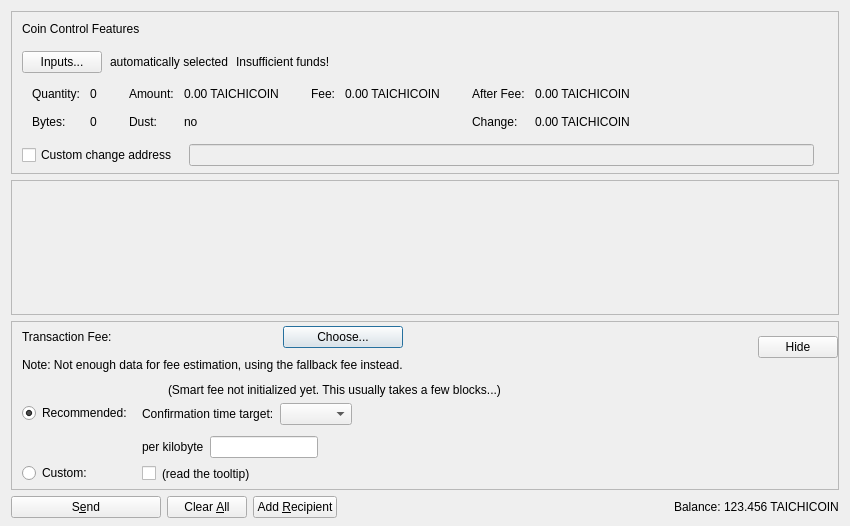
<?xml version="1.0" encoding="UTF-8"?>
<ui version="4.0">
 <class>SendCoinsDialog</class>
 <widget class="QDialog" name="SendCoinsDialog">
  <property name="geometry">
   <rect>
    <x>0</x>
    <y>0</y>
    <width>850</width>
    <height>526</height>
   </rect>
  </property>
  <property name="windowTitle">
   <string>Send Coins</string>
  </property>
  <layout class="QVBoxLayout" name="verticalLayout" stretch="0,1,0,0">
   <property name="bottomMargin">
    <number>8</number>
   </property>
   <item>
    <widget class="QFrame" name="frameCoinControl">
     <property name="sizePolicy">
      <sizepolicy hsizetype="Expanding" vsizetype="Expanding">
       <horstretch>0</horstretch>
       <verstretch>0</verstretch>
      </sizepolicy>
     </property>
     <property name="maximumSize">
      <size>
       <width>16777215</width>
       <height>16777215</height>
      </size>
     </property>
     <property name="frameShape">
      <enum>QFrame::StyledPanel</enum>
     </property>
     <property name="frameShadow">
      <enum>QFrame::Sunken</enum>
     </property>
     <layout class="QVBoxLayout" name="verticalLayoutCoinControl2">
      <property name="spacing">
       <number>0</number>
      </property>
      <property name="leftMargin">
       <number>0</number>
      </property>
      <property name="topMargin">
       <number>0</number>
      </property>
      <property name="rightMargin">
       <number>0</number>
      </property>
      <property name="bottomMargin">
       <number>6</number>
      </property>
      <item>
       <layout class="QVBoxLayout" name="verticalLayoutCoinControl" stretch="0,0,0,0,1">
        <property name="spacing">
         <number>0</number>
        </property>
        <property name="leftMargin">
         <number>10</number>
        </property>
        <property name="topMargin">
         <number>10</number>
        </property>
        <item>
         <layout class="QHBoxLayout" name="horizontalLayoutCoinControl1">
          <property name="bottomMargin">
           <number>15</number>
          </property>
          <item>
           <widget class="QLabel" name="labelCoinControlFeatures">
            <property name="sizePolicy">
             <sizepolicy hsizetype="Preferred" vsizetype="Maximum">
              <horstretch>0</horstretch>
              <verstretch>0</verstretch>
             </sizepolicy>
            </property>
            <property name="text">
             <string>Coin Control Features</string>
            </property>
           </widget>
          </item>
         </layout>
        </item>
        <item>
         <layout class="QHBoxLayout" name="horizontalLayoutCoinControl2" stretch="0,0,0,0">
          <property name="spacing">
           <number>8</number>
          </property>
          <property name="bottomMargin">
           <number>10</number>
          </property>
          <item>
           <widget class="QPushButton" name="pushButtonCoinControl">
            <property name="styleSheet">
             <string notr="true"/>
            </property>
            <property name="text">
             <string>Inputs...</string>
            </property>
            <property name="autoDefault">
             <bool>false</bool>
            </property>
           </widget>
          </item>
          <item>
           <widget class="QLabel" name="labelCoinControlAutomaticallySelected">
            <property name="text">
             <string>automatically selected</string>
            </property>
            <property name="margin">
             <number>5</number>
            </property>
           </widget>
          </item>
          <item>
           <widget class="QLabel" name="labelCoinControlInsuffFunds">
            <property name="text">
             <string>Insufficient funds!</string>
            </property>
            <property name="margin">
             <number>5</number>
            </property>
           </widget>
          </item>
          <item>
           <spacer name="horizontalSpacerCoinControl">
            <property name="orientation">
             <enum>Qt::Horizontal</enum>
            </property>
            <property name="sizeHint" stdset="0">
             <size>
              <width>40</width>
              <height>1</height>
             </size>
            </property>
           </spacer>
          </item>
         </layout>
        </item>
        <item>
         <widget class="QWidget" name="widgetCoinControl" native="true">
          <property name="sizePolicy">
           <sizepolicy hsizetype="Preferred" vsizetype="Preferred">
            <horstretch>0</horstretch>
            <verstretch>0</verstretch>
           </sizepolicy>
          </property>
          <property name="minimumSize">
           <size>
            <width>0</width>
            <height>0</height>
           </size>
          </property>
          <property name="styleSheet">
           <string notr="true"/>
          </property>
          <layout class="QHBoxLayout" name="horizontalLayoutCoinControl5">
           <property name="leftMargin">
            <number>0</number>
           </property>
           <property name="topMargin">
            <number>0</number>
           </property>
           <property name="rightMargin">
            <number>0</number>
           </property>
           <property name="bottomMargin">
            <number>0</number>
           </property>
           <item>
            <layout class="QHBoxLayout" name="horizontalLayoutCoinControl3" stretch="0,0,0,1">
             <property name="spacing">
              <number>20</number>
             </property>
             <property name="topMargin">
              <number>0</number>
             </property>
             <property name="bottomMargin">
              <number>10</number>
             </property>
             <item>
              <layout class="QFormLayout" name="formLayoutCoinControl1">
               <property name="horizontalSpacing">
                <number>10</number>
               </property>
               <property name="verticalSpacing">
                <number>14</number>
               </property>
               <property name="leftMargin">
                <number>10</number>
               </property>
               <property name="topMargin">
                <number>4</number>
               </property>
               <property name="rightMargin">
                <number>6</number>
               </property>
               <item row="0" column="0">
                <widget class="QLabel" name="labelCoinControlQuantityText">
                 <property name="text">
                  <string>Quantity:</string>
                 </property>
                 <property name="margin">
                  <number>0</number>
                 </property>
                </widget>
               </item>
               <item row="0" column="1">
                <widget class="QLabel" name="labelCoinControlQuantity">
                 <property name="cursor">
                  <cursorShape>IBeamCursor</cursorShape>
                 </property>
                 <property name="contextMenuPolicy">
                  <enum>Qt::ActionsContextMenu</enum>
                 </property>
                 <property name="text">
                  <string notr="true">0</string>
                 </property>
                 <property name="margin">
                  <number>0</number>
                 </property>
                 <property name="textInteractionFlags">
                  <set>Qt::LinksAccessibleByMouse|Qt::TextSelectableByKeyboard|Qt::TextSelectableByMouse</set>
                 </property>
                </widget>
               </item>
               <item row="1" column="0">
                <widget class="QLabel" name="labelCoinControlBytesText">
                 <property name="text">
                  <string>Bytes:</string>
                 </property>
                </widget>
               </item>
               <item row="1" column="1">
                <widget class="QLabel" name="labelCoinControlBytes">
                 <property name="cursor">
                  <cursorShape>IBeamCursor</cursorShape>
                 </property>
                 <property name="contextMenuPolicy">
                  <enum>Qt::ActionsContextMenu</enum>
                 </property>
                 <property name="text">
                  <string notr="true">0</string>
                 </property>
                 <property name="textInteractionFlags">
                  <set>Qt::LinksAccessibleByMouse|Qt::TextSelectableByKeyboard|Qt::TextSelectableByMouse</set>
                 </property>
                </widget>
               </item>
              </layout>
             </item>
             <item>
              <layout class="QFormLayout" name="formLayoutCoinControl2">
               <property name="horizontalSpacing">
                <number>10</number>
               </property>
               <property name="verticalSpacing">
                <number>14</number>
               </property>
               <property name="leftMargin">
                <number>6</number>
               </property>
               <property name="topMargin">
                <number>4</number>
               </property>
               <property name="rightMargin">
                <number>6</number>
               </property>
               <item row="0" column="0">
                <widget class="QLabel" name="labelCoinControlAmountText">
                 <property name="text">
                  <string>Amount:</string>
                 </property>
                 <property name="margin">
                  <number>0</number>
                 </property>
                </widget>
               </item>
               <item row="0" column="1">
                <widget class="QLabel" name="labelCoinControlAmount">
                 <property name="cursor">
                  <cursorShape>IBeamCursor</cursorShape>
                 </property>
                 <property name="contextMenuPolicy">
                  <enum>Qt::ActionsContextMenu</enum>
                 </property>
                 <property name="text">
                  <string notr="true">0.00 TAICHICOIN</string>
                 </property>
                 <property name="textInteractionFlags">
                  <set>Qt::LinksAccessibleByMouse|Qt::TextSelectableByKeyboard|Qt::TextSelectableByMouse</set>
                 </property>
                </widget>
               </item>
               <item row="1" column="0">
                <widget class="QLabel" name="labelCoinControlLowOutputText">
                 <property name="text">
                  <string>Dust:</string>
                 </property>
                </widget>
               </item>
               <item row="1" column="1">
                <widget class="QLabel" name="labelCoinControlLowOutput">
                 <property name="cursor">
                  <cursorShape>IBeamCursor</cursorShape>
                 </property>
                 <property name="contextMenuPolicy">
                  <enum>Qt::ActionsContextMenu</enum>
                 </property>
                 <property name="text">
                  <string notr="true">no</string>
                 </property>
                 <property name="textInteractionFlags">
                  <set>Qt::LinksAccessibleByMouse|Qt::TextSelectableByKeyboard|Qt::TextSelectableByMouse</set>
                 </property>
                </widget>
               </item>
              </layout>
             </item>
             <item>
              <layout class="QFormLayout" name="formLayoutCoinControl3">
               <property name="horizontalSpacing">
                <number>10</number>
               </property>
               <property name="verticalSpacing">
                <number>14</number>
               </property>
               <property name="leftMargin">
                <number>6</number>
               </property>
               <property name="topMargin">
                <number>4</number>
               </property>
               <property name="rightMargin">
                <number>6</number>
               </property>
               <item row="0" column="0">
                <widget class="QLabel" name="labelCoinControlFeeText">
                 <property name="text">
                  <string>Fee:</string>
                 </property>
                 <property name="margin">
                  <number>0</number>
                 </property>
                </widget>
               </item>
               <item row="0" column="1">
                <widget class="QLabel" name="labelCoinControlFee">
                 <property name="cursor">
                  <cursorShape>IBeamCursor</cursorShape>
                 </property>
                 <property name="contextMenuPolicy">
                  <enum>Qt::ActionsContextMenu</enum>
                 </property>
                 <property name="text">
                  <string notr="true">0.00 TAICHICOIN</string>
                 </property>
                 <property name="textInteractionFlags">
                  <set>Qt::LinksAccessibleByMouse|Qt::TextSelectableByKeyboard|Qt::TextSelectableByMouse</set>
                 </property>
                </widget>
               </item>
              </layout>
             </item>
             <item>
              <layout class="QFormLayout" name="formLayoutCoinControl4">
               <property name="horizontalSpacing">
                <number>10</number>
               </property>
               <property name="verticalSpacing">
                <number>14</number>
               </property>
               <property name="leftMargin">
                <number>6</number>
               </property>
               <property name="topMargin">
                <number>4</number>
               </property>
               <property name="rightMargin">
                <number>6</number>
               </property>
               <item row="0" column="0">
                <widget class="QLabel" name="labelCoinControlAfterFeeText">
                 <property name="text">
                  <string>After Fee:</string>
                 </property>
                 <property name="margin">
                  <number>0</number>
                 </property>
                </widget>
               </item>
               <item row="0" column="1">
                <widget class="QLabel" name="labelCoinControlAfterFee">
                 <property name="cursor">
                  <cursorShape>IBeamCursor</cursorShape>
                 </property>
                 <property name="contextMenuPolicy">
                  <enum>Qt::ActionsContextMenu</enum>
                 </property>
                 <property name="text">
                  <string notr="true">0.00 TAICHICOIN</string>
                 </property>
                 <property name="textInteractionFlags">
                  <set>Qt::LinksAccessibleByMouse|Qt::TextSelectableByKeyboard|Qt::TextSelectableByMouse</set>
                 </property>
                </widget>
               </item>
               <item row="1" column="0">
                <widget class="QLabel" name="labelCoinControlChangeText">
                 <property name="text">
                  <string>Change:</string>
                 </property>
                </widget>
               </item>
               <item row="1" column="1">
                <widget class="QLabel" name="labelCoinControlChange">
                 <property name="cursor">
                  <cursorShape>IBeamCursor</cursorShape>
                 </property>
                 <property name="contextMenuPolicy">
                  <enum>Qt::ActionsContextMenu</enum>
                 </property>
                 <property name="text">
                  <string notr="true">0.00 TAICHICOIN</string>
                 </property>
                 <property name="textInteractionFlags">
                  <set>Qt::LinksAccessibleByMouse|Qt::TextSelectableByKeyboard|Qt::TextSelectableByMouse</set>
                 </property>
                </widget>
               </item>
              </layout>
             </item>
            </layout>
           </item>
          </layout>
         </widget>
        </item>
        <item>
         <layout class="QHBoxLayout" name="horizontalLayoutCoinControl4" stretch="0,0,0">
          <property name="spacing">
           <number>12</number>
          </property>
          <property name="sizeConstraint">
           <enum>QLayout::SetDefaultConstraint</enum>
          </property>
          <property name="topMargin">
           <number>5</number>
          </property>
          <property name="rightMargin">
           <number>5</number>
          </property>
          <item>
           <widget class="QCheckBox" name="checkBoxCoinControlChange">
            <property name="toolTip">
             <string>If this is activated, but the change address is empty or invalid, change will be sent to a newly generated address.</string>
            </property>
            <property name="text">
             <string>Custom change address</string>
            </property>
           </widget>
          </item>
          <item>
           <widget class="QValidatedLineEdit" name="lineEditCoinControlChange">
            <property name="enabled">
             <bool>false</bool>
            </property>
            <property name="sizePolicy">
             <sizepolicy hsizetype="Expanding" vsizetype="Fixed">
              <horstretch>0</horstretch>
              <verstretch>0</verstretch>
             </sizepolicy>
            </property>
           </widget>
          </item>
          <item>
           <widget class="QLabel" name="labelCoinControlChangeLabel">
            <property name="sizePolicy">
             <sizepolicy hsizetype="Preferred" vsizetype="Expanding">
              <horstretch>0</horstretch>
              <verstretch>0</verstretch>
             </sizepolicy>
            </property>
            <property name="minimumSize">
             <size>
              <width>0</width>
              <height>0</height>
             </size>
            </property>
            <property name="text">
             <string/>
            </property>
            <property name="margin">
             <number>3</number>
            </property>
           </widget>
          </item>
         </layout>
        </item>
        <item>
         <spacer name="verticalSpacerCoinControl">
          <property name="orientation">
           <enum>Qt::Vertical</enum>
          </property>
          <property name="sizeHint" stdset="0">
           <size>
            <width>800</width>
            <height>1</height>
           </size>
          </property>
         </spacer>
        </item>
       </layout>
      </item>
     </layout>
    </widget>
   </item>
   <item>
    <widget class="QScrollArea" name="scrollArea">
     <property name="widgetResizable">
      <bool>true</bool>
     </property>
     <widget class="QWidget" name="scrollAreaWidgetContents">
      <property name="geometry">
       <rect>
        <x>0</x>
        <y>0</y>
        <width>830</width>
        <height>104</height>
       </rect>
      </property>
      <layout class="QVBoxLayout" name="verticalLayout_2" stretch="0,1">
       <property name="leftMargin">
        <number>0</number>
       </property>
       <property name="topMargin">
        <number>0</number>
       </property>
       <property name="rightMargin">
        <number>0</number>
       </property>
       <property name="bottomMargin">
        <number>0</number>
       </property>
       <item>
        <layout class="QVBoxLayout" name="entries">
         <property name="spacing">
          <number>6</number>
         </property>
        </layout>
       </item>
       <item>
        <spacer name="verticalSpacer">
         <property name="orientation">
          <enum>Qt::Vertical</enum>
         </property>
         <property name="sizeHint" stdset="0">
          <size>
           <width>20</width>
           <height>40</height>
          </size>
         </property>
        </spacer>
       </item>
      </layout>
     </widget>
    </widget>
   </item>
   <item>
    <widget class="QFrame" name="frameFee">
     <property name="sizePolicy">
      <sizepolicy hsizetype="Expanding" vsizetype="Expanding">
       <horstretch>0</horstretch>
       <verstretch>0</verstretch>
      </sizepolicy>
     </property>
     <property name="maximumSize">
      <size>
       <width>16777215</width>
       <height>16777215</height>
      </size>
     </property>
     <property name="frameShape">
      <enum>QFrame::StyledPanel</enum>
     </property>
     <property name="frameShadow">
      <enum>QFrame::Sunken</enum>
     </property>
     <layout class="QVBoxLayout" name="verticalLayoutFee1">
      <property name="spacing">
       <number>0</number>
      </property>
      <property name="leftMargin">
       <number>0</number>
      </property>
      <property name="topMargin">
       <number>0</number>
      </property>
      <property name="rightMargin">
       <number>0</number>
      </property>
      <property name="bottomMargin">
       <number>0</number>
      </property>
      <item>
       <layout class="QVBoxLayout" name="verticalLayoutFee2" stretch="0,0,0">
        <property name="spacing">
         <number>0</number>
        </property>
        <property name="leftMargin">
         <number>10</number>
        </property>
        <property name="topMargin">
         <number>0</number>
        </property>
        <item>
         <layout class="QHBoxLayout" name="horizontalLayoutFee1">
          <property name="bottomMargin">
           <number>0</number>
          </property>
          <item>
           <layout class="QVBoxLayout" name="verticalLayoutFee7">
            <property name="spacing">
             <number>0</number>
            </property>
            <item>
             <spacer name="verticalSpacerSmartFee">
              <property name="orientation">
               <enum>Qt::Vertical</enum>
              </property>
              <property name="sizeType">
               <enum>QSizePolicy::Fixed</enum>
              </property>
              <property name="sizeHint" stdset="0">
               <size>
                <width>1</width>
                <height>4</height>
               </size>
              </property>
             </spacer>
            </item>
            <item>
             <layout class="QHBoxLayout" name="horizontalLayoutSmartFee">
              <property name="spacing">
               <number>10</number>
              </property>
              <item>
               <widget class="QLabel" name="labelFeeHeadline">
                <property name="sizePolicy">
                 <sizepolicy hsizetype="Preferred" vsizetype="Maximum">
                  <horstretch>0</horstretch>
                  <verstretch>0</verstretch>
                 </sizepolicy>
                </property>
                <property name="text">
                 <string>Transaction Fee:</string>
                </property>
               </widget>
              </item>
              <item>
               <widget class="QLabel" name="labelFeeMinimized">
                <property name="text">
                 <string/>
                </property>
               </widget>
              </item>
              <item>
               <widget class="QPushButton" name="buttonChooseFee">
                <property name="text">
                 <string>Choose...</string>
                </property>
               </widget>
              </item>
             </layout>
            </item>
            <item>
             <spacer name="verticalSpacer_7">
              <property name="orientation">
               <enum>Qt::Vertical</enum>
              </property>
              <property name="sizeHint" stdset="0">
               <size>
                <width>1</width>
                <height>10</height>
               </size>
              </property>
             </spacer>
            </item>
            <item>
             <widget class="QLabel" name="fallbackFeeWarningLabel">
              <property name="toolTip">
               <string>Using the fallbackfee can result in sending a transaction that will take several hours or days (or never) to confirm. Consider choosing your fee manually or wait until you have validated the complete chain.</string>
              </property>
              <property name="text">
               <string>Note: Not enough data for fee estimation, using the fallback fee instead.</string>
              </property>
              <property name="wordWrap">
               <bool>false</bool>
              </property>
             </widget>
            </item>
            <item>
             <spacer name="verticalSpacer_5">
              <property name="orientation">
               <enum>Qt::Vertical</enum>
              </property>
              <property name="sizeHint" stdset="0">
               <size>
                <width>1</width>
                <height>1</height>
               </size>
              </property>
             </spacer>
            </item>
           </layout>
          </item>
          <item>
           <spacer name="horizontalSpacer_4">
            <property name="orientation">
             <enum>Qt::Horizontal</enum>
            </property>
            <property name="sizeHint" stdset="0">
             <size>
              <width>1</width>
              <height>1</height>
             </size>
            </property>
           </spacer>
          </item>
          <item>
           <widget class="QPushButton" name="buttonMinimizeFee">
            <property name="toolTip">
             <string>collapse fee-settings</string>
            </property>
            <property name="text">
             <string>Hide</string>
            </property>
           </widget>
          </item>
         </layout>
        </item>
        <item>
         <widget class="QFrame" name="frameFeeSelection">
          <layout class="QVBoxLayout" name="verticalLayoutFee12">
           <property name="spacing">
            <number>0</number>
           </property>
           <property name="leftMargin">
            <number>0</number>
           </property>
           <property name="topMargin">
            <number>0</number>
           </property>
           <property name="rightMargin">
            <number>0</number>
           </property>
           <property name="bottomMargin">
            <number>0</number>
           </property>
           <item>
            <layout class="QGridLayout" name="gridLayoutFee">
             <property name="topMargin">
              <number>10</number>
             </property>
             <property name="bottomMargin">
              <number>4</number>
             </property>
             <property name="horizontalSpacing">
              <number>10</number>
             </property>
             <property name="verticalSpacing">
              <number>4</number>
             </property>
             <item row="1" column="1">
              <layout class="QVBoxLayout" name="verticalLayoutFee8">
               <property name="spacing">
                <number>6</number>
               </property>
               <property name="topMargin">
                <number>3</number>
               </property>
               <item>
                <layout class="QHBoxLayout" name="horizontalLayoutFee13" stretch="0,0,1">
                 <item>
                  <widget class="QLabel" name="labelCustomPerKilobyte">
                   <property name="toolTip">
                    <string>If the custom fee is set to 1000 ruffs and the transaction is only 250 bytes, then &quot;per kilobyte&quot; only pays 250 ruffs in fee,&lt;br /&gt;while &quot;at least&quot; pays 1000 ruffs. For transactions bigger than a kilobyte both pay by kilobyte.</string>
                   </property>
                   <property name="text">
                    <string>per kilobyte</string>
                   </property>
                  </widget>
                 </item>
                 <item>
                  <widget class="BitcoinAmountField" name="customFee"/>
                 </item>
                 <item>
                  <spacer name="horizontalSpacer_6">
                   <property name="orientation">
                    <enum>Qt::Horizontal</enum>
                   </property>
                   <property name="sizeHint" stdset="0">
                    <size>
                     <width>1</width>
                     <height>1</height>
                    </size>
                   </property>
                  </spacer>
                 </item>
                </layout>
               </item>
               <item>
                <layout class="QHBoxLayout" name="horizontalLayoutFee8">
                 <item>
                  <widget class="QCheckBox" name="checkBoxMinimumFee">
                   <property name="toolTip">
                    <string>Paying only the minimum fee is just fine as long as there is less transaction volume than space in the blocks.&lt;br /&gt;But be aware that this can end up in a never confirming transaction once there is more demand for taichicoin transactions than the network can process.</string>
                   </property>
                   <property name="text">
                    <string/>
                   </property>
                  </widget>
                 </item>
                 <item>
                  <widget class="QLabel" name="labelMinFeeWarning">
                   <property name="enabled">
                    <bool>true</bool>
                   </property>
                   <property name="toolTip">
                    <string>Paying only the minimum fee is just fine as long as there is less transaction volume than space in the blocks.&lt;br /&gt;But be aware that this can end up in a never confirming transaction once there is more demand for taichicoin transactions than the network can process.</string>
                   </property>
                   <property name="text">
                    <string>(read the tooltip)</string>
                   </property>
                   <property name="margin">
                    <number>5</number>
                   </property>
                  </widget>
                 </item>
                 <item>
                  <spacer name="horizontalSpacer_2">
                   <property name="orientation">
                    <enum>Qt::Horizontal</enum>
                   </property>
                   <property name="sizeHint" stdset="0">
                    <size>
                     <width>1</width>
                     <height>1</height>
                    </size>
                   </property>
                  </spacer>
                 </item>
                </layout>
               </item>
              </layout>
             </item>
             <item row="0" column="0">
              <layout class="QVBoxLayout" name="verticalLayoutFee4" stretch="0,1">
               <property name="topMargin">
                <number>20</number>
               </property>
               <property name="bottomMargin">
                <number>3</number>
               </property>
               <item>
                <widget class="QRadioButton" name="radioSmartFee">
                 <property name="text">
                  <string>Recommended:</string>
                 </property>
                 <property name="checked">
                  <bool>true</bool>
                 </property>
                 <attribute name="buttonGroup">
                  <string notr="true">groupFee</string>
                 </attribute>
                </widget>
               </item>
               <item>
                <spacer name="verticalSpacer_2">
                 <property name="orientation">
                  <enum>Qt::Vertical</enum>
                 </property>
                 <property name="sizeHint" stdset="0">
                  <size>
                   <width>1</width>
                   <height>1</height>
                  </size>
                 </property>
                </spacer>
               </item>
              </layout>
             </item>
             <item row="1" column="0">
              <layout class="QVBoxLayout" name="verticalLayoutFee9" stretch="0,1">
               <property name="topMargin">
                <number>30</number>
               </property>
               <item>
                <widget class="QRadioButton" name="radioCustomFee">
                 <property name="text">
                  <string>Custom:</string>
                 </property>
                 <attribute name="buttonGroup">
                  <string notr="true">groupFee</string>
                 </attribute>
                </widget>
               </item>
               <item>
                <spacer name="verticalSpacer_6">
                 <property name="orientation">
                  <enum>Qt::Vertical</enum>
                 </property>
                 <property name="sizeHint" stdset="0">
                  <size>
                   <width>1</width>
                   <height>1</height>
                  </size>
                 </property>
                </spacer>
               </item>
              </layout>
             </item>
             <item row="0" column="1">
              <layout class="QVBoxLayout" name="verticalLayoutFee3" stretch="0,0,1">
               <property name="spacing">
                <number>6</number>
               </property>
               <property name="topMargin">
                <number>0</number>
               </property>
               <property name="bottomMargin">
                <number>3</number>
               </property>
               <item>
                <layout class="QHBoxLayout" name="horizontalLayoutFee12">
                 <item>
                  <widget class="QLabel" name="labelSmartFee">
                   <property name="text">
                    <string/>
                   </property>
                   <property name="margin">
                    <number>2</number>
                   </property>
                  </widget>
                 </item>
                 <item>
                  <widget class="QLabel" name="labelFeeEstimation">
                   <property name="text">
                    <string/>
                   </property>
                  </widget>
                 </item>
                 <item>
                  <widget class="QLabel" name="labelSmartFee2">
                   <property name="text">
                    <string>(Smart fee not initialized yet. This usually takes a few blocks...)</string>
                   </property>
                   <property name="margin">
                    <number>2</number>
                   </property>
                  </widget>
                 </item>
                 <item>
                  <spacer name="horizontalSpacer_5">
                   <property name="orientation">
                    <enum>Qt::Horizontal</enum>
                   </property>
                   <property name="sizeHint" stdset="0">
                    <size>
                     <width>1</width>
                     <height>1</height>
                    </size>
                   </property>
                  </spacer>
                 </item>
                </layout>
               </item>
               <item>
                <layout class="QHBoxLayout" name="horizontalLayoutFee9">
                 <item>
                  <layout class="QVBoxLayout" name="verticalLayoutFee6">
                   <item>
                    <widget class="QLabel" name="labelSmartFee3">
                     <property name="text">
                      <string>Confirmation time target:</string>
                     </property>
                     <property name="margin">
                      <number>2</number>
                     </property>
                    </widget>
                   </item>
                  </layout>
                 </item>
                 <item>
                  <layout class="QVBoxLayout" name="verticalLayoutFee5">
                   <property name="rightMargin">
                    <number>30</number>
                   </property>
                   <item>
                    <layout class="QHBoxLayout" name="horizontalLayoutConfTarget">
                     <property name="bottomMargin">
                      <number>0</number>
                     </property>
                     <item>
                      <widget class="QComboBox" name="confTargetSelector"/>
                     </item>
                     <item>
                      <spacer name="horizontalSpacerConfTarget">
                       <property name="orientation">
                        <enum>Qt::Horizontal</enum>
                       </property>
                       <property name="sizeHint" stdset="0">
                        <size>
                         <width>40</width>
                         <height>20</height>
                        </size>
                       </property>
                      </spacer>
                     </item>
                    </layout>
                   </item>
                  </layout>
                 </item>
                </layout>
               </item>
               <item>
                <spacer name="verticalSpacer_4">
                 <property name="orientation">
                  <enum>Qt::Vertical</enum>
                 </property>
                 <property name="sizeHint" stdset="0">
                  <size>
                   <width>1</width>
                   <height>1</height>
                  </size>
                 </property>
                </spacer>
               </item>
              </layout>
             </item>
            </layout>
           </item>
          </layout>
         </widget>
        </item>
        <item>
         <spacer name="verticalSpacerFee">
          <property name="orientation">
           <enum>Qt::Vertical</enum>
          </property>
          <property name="sizeHint" stdset="0">
           <size>
            <width>800</width>
            <height>1</height>
           </size>
          </property>
         </spacer>
        </item>
       </layout>
      </item>
     </layout>
    </widget>
   </item>
   <item>
    <layout class="QHBoxLayout" name="horizontalLayout">
     <item>
      <widget class="QPushButton" name="sendButton">
       <property name="minimumSize">
        <size>
         <width>150</width>
         <height>0</height>
        </size>
       </property>
       <property name="toolTip">
        <string>Confirm the send action</string>
       </property>
       <property name="text">
        <string>S&amp;end</string>
       </property>
       <property name="autoDefault">
        <bool>false</bool>
       </property>
       <property name="default">
        <bool>false</bool>
       </property>
      </widget>
     </item>
     <item>
      <widget class="QPushButton" name="clearButton">
       <property name="sizePolicy">
        <sizepolicy hsizetype="Minimum" vsizetype="Fixed">
         <horstretch>0</horstretch>
         <verstretch>0</verstretch>
        </sizepolicy>
       </property>
       <property name="toolTip">
        <string>Clear all fields of the form.</string>
       </property>
       <property name="text">
        <string>Clear &amp;All</string>
       </property>
       <property name="autoDefault">
        <bool>false</bool>
       </property>
      </widget>
     </item>
     <item>
      <widget class="QPushButton" name="addButton">
       <property name="toolTip">
        <string>Send to multiple recipients at once</string>
       </property>
       <property name="text">
        <string>Add &amp;Recipient</string>
       </property>
       <property name="autoDefault">
        <bool>false</bool>
       </property>
      </widget>
     </item>
     <item>
      <spacer name="horizontalSpacer">
       <property name="orientation">
        <enum>Qt::Horizontal</enum>
       </property>
       <property name="sizeHint" stdset="0">
        <size>
         <width>40</width>
         <height>20</height>
        </size>
       </property>
      </spacer>
     </item>
     <item>
      <layout class="QHBoxLayout" name="horizontalLayout_2">
       <property name="spacing">
        <number>3</number>
       </property>
       <item>
        <widget class="QLabel" name="labelBalanceText">
         <property name="text">
          <string>Balance:</string>
         </property>
        </widget>
       </item>
       <item>
        <widget class="QLabel" name="labelBalance">
         <property name="sizePolicy">
          <sizepolicy hsizetype="Preferred" vsizetype="Preferred">
           <horstretch>0</horstretch>
           <verstretch>0</verstretch>
          </sizepolicy>
         </property>
         <property name="cursor">
          <cursorShape>IBeamCursor</cursorShape>
         </property>
         <property name="text">
          <string notr="true">123.456 TAICHICOIN</string>
         </property>
         <property name="textInteractionFlags">
          <set>Qt::LinksAccessibleByMouse|Qt::TextSelectableByKeyboard|Qt::TextSelectableByMouse</set>
         </property>
        </widget>
       </item>
      </layout>
     </item>
    </layout>
   </item>
  </layout>
 </widget>
 <customwidgets>
  <customwidget>
   <class>QValidatedLineEdit</class>
   <extends>QLineEdit</extends>
   <header>qt/qvalidatedlineedit.h</header>
  </customwidget>
  <customwidget>
   <class>BitcoinAmountField</class>
   <extends>QLineEdit</extends>
   <header>qt/bitcoinamountfield.h</header>
   <container>1</container>
  </customwidget>
 </customwidgets>
 <resources>
  <include location="../taichicoin.qrc"/>
 </resources>
 <connections/>
 <buttongroups>
  <buttongroup name="groupFee"/>
 </buttongroups>
</ui>
